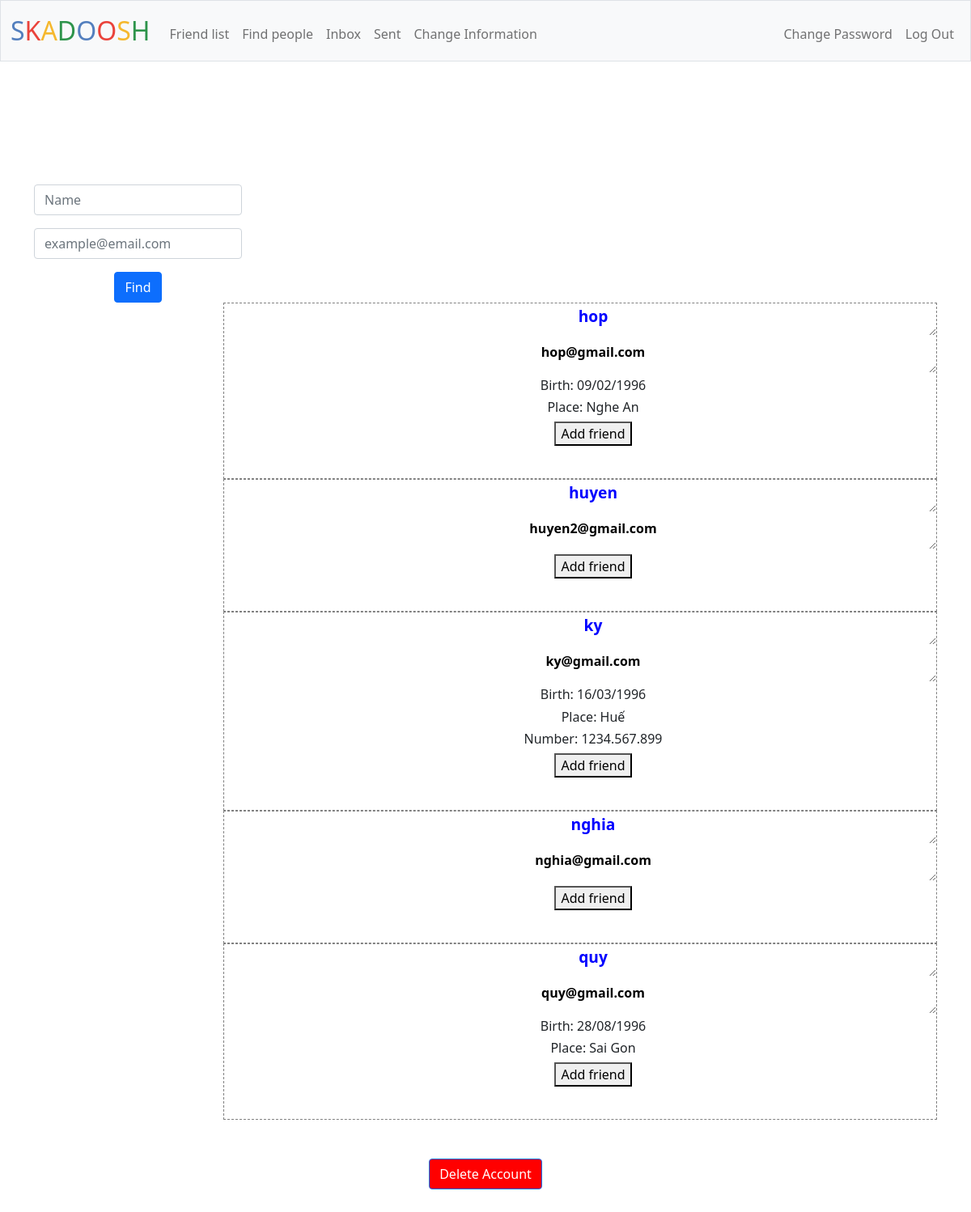
The page /find (signed in) on the database its author committed.
### tables this page shows
CREATE TABLE informations (
id INTEGER PRIMARY KEY AUTOINCREMENT NOT NULL,
user_id INTEGER NOT NULL,
name TEXT NOT NULL,
birth TEXT,
place TEXT,
number TEXT,
email TEXT NOT NULL UNIQUE);

### app.py (the view, shortened to what this page needs)
@app.route("/find", methods = ["GET", "POST"])
@login_required
def find():
    if request.method == "GET":
        user_id = session['user_id']
        rows = db.execute("SELECT * FROM informations WHERE NOT user_id = ? ORDER BY name", user_id)
        people = []
        for row in rows:
            person = {}
            person['name'] = row['name']
            person['email'] = row['email']
            person['birth'] = row['birth']
            person['place'] = row['place']
            person['number'] = row['number']
            user_id = session['user_id']
            friend_id = db.execute("SELECT user_id FROM informations WHERE email = ?", person['email'])[0]['user_id']
            row = db.execute("SELECT * FROM friends WHERE host_id = ? AND friend_id = ?", user_id, friend_id)
            if len(row) == 0:
                person['operation'] = 'Add friend'
            else:
                person['operation'] = 'Unfriend'
            people.append(person)
        return render_template("find.html", people=people)

### app.py (called while the page is built)
@app.after_request
def after_request(response):
    response.headers["Cache-Control"] = "no-cache, no-store, must-revalidate"
    response.headers["Expires"] = 0
    response.headers["Pragma"] = "no-cache"
    return response

### helpers.py (called while the page is built)
def login_required(f):
    @wraps(f)
    def decorated_function(*args, **kwargs):
        if session.get("user_id") is None:
            return redirect("/login")
        return f(*args, **kwargs)
    return decorated_function

### templates/find.html (shortened to what this page needs)
{% extends "layout.html" %}
{% block main %}
<div id="parent">
    <div id="find">
        <form action="/find" method="post">
            <div class="mb-3">
                <input autofocus class="form-control mx-auto w-auto" id="name" name="name" placeholder="Name" type="text">
            </div>
            <div class="mb-3">
                <input class="form-control mx-auto w-auto" id="email" name="email" placeholder="example@email.com" type="text">
            </div>
            <button class="btn btn-primary" type="submit">Find</button>
        </form>
    </div>
    {% for person in people %}
    <div id="result">
        <form action="/add" method="post">
            <ul>
                <li><textarea id="person" name="name" readonly>{{ person["name"] }}</textarea></li>
                <li><textarea id="person-email" name="email" readonly>{{ person["email"] }}</textarea></li>
                {% if person["birth"] %}
                <li><h6>Birth: {{ person["birth"] }}</h6></li>
                {% endif %}
                {% if person["place"] %}
                <li><h6>Place: {{ person["place"] }}</h6></li>
                {% endif %}
                {% if person["number"] %}
                <li><h6>Number: {{ person["number"] }}</h6></li>
                {% endif %}
                <button type="submit">{{ person["operation"] }}</button>
            </ul>
            <br>
        </form>
    </div>
    {% endfor %}
</div>
{% endblock %}

### templates/layout.html (shortened to what this page needs)
<!DOCTYPE html>
<html lang="en">
    <head>
        <link href="https://cdn.jsdelivr.net/npm/bootstrap@5.1.3/dist/css/bootstrap.min.css" rel="stylesheet">
        <link href="/static/styles.css" rel="stylesheet">
    </head>
    <body>
        <nav class="bg-light border navbar navbar-expand-md navbar-light">
            <div class="container-fluid">
                <a class="navbar-brand" href="/"><span class="blue">S</span><span class="red">K</span><span class="yellow">A</span><span class="green">D</span><span class="blue">O</span><span class="red">O</span><span class="yellow">S</span><span class="green">H</span></a>
                <div class="collapse navbar-collapse" id="navbar">
                    {% if session["user_id"] %}
                        <ul class="navbar-nav me-auto mt-2">
                            <li class="nav-item"><a class="nav-link" href="/list">Friend list</a></li>
                            <li class="nav-item"><a class="nav-link" href="/find">Find people</a></li>
                            <li class="nav-item"><a class="nav-link" href="/inbox">Inbox</a></li>
                            <li class="nav-item"><a class="nav-link" href="/sent">Sent</a></li>
                            <li class="nav-item"><a class="nav-link" href="/change_information">Change Information</a></li>
                        </ul>
                        <ul class="navbar-nav ms-auto mt-2">
                            <li class="nav-item"><a class="nav-link" href="/change_password">Change Password</a></li>
                            <li class="nav-item"><a class="nav-link" href="/logout">Log Out</a></li>
                        </ul>
                    {% else %}
                        <ul class="navbar-nav ms-auto mt-2">
                            <li class="nav-item"><a class="nav-link" href="/register">Register</a></li>
                            <li class="nav-item"><a class="nav-link" href="/login">Log In</a></li>
                        </ul>
                    {% endif %}
                </div>
            </div>
        </nav>
        <div class="container-fluid py-5" id="main">
        </div>
        <main class="container-fluid py-5 text-center">
            {% block main %}{% endblock %}
        </main>
    </body>
    <footer>
        <main class="container-fluid py-5 text-center">
            <form action="/" method="post">
                <button id="deleteAccount" class="btn btn-primary" type="submit">Delete Account</button>
            </form>
        </main>
    </footer>
</html>

### static/styles.css (style rules this page uses)
nav .navbar-brand { font-size: xx-large; }
nav .navbar-brand .blue { color: #537fbe; }
nav .navbar-brand .red { color: #ea433b; }
nav .navbar-brand .yellow { color: #f5b82e; }
nav .navbar-brand .green { color: #2e944b; }
#deleteAccount { background-color:red; }
footer { clear: both; }

### templates/find.html (style rules this page uses)
#person { color: blue; }
#find { float: left; padding-left: 30px;; }
#result { float: right; width: 75%; margin-right: 30px; border: gray dashed thin; }
ul li { list-style-type: none; }
ul li textarea { text-align: center; width: 100%; height: 40px; background: none; border: none; }
#person { font-size: larger; font-weight: bold; }
#person-email { font-weight: bold; }

### rows shown on the page
informations: name "hop", email "hop@gmail.com", birth "09/02/1996", place "Nghe An", operation "Add friend"
informations: name "huyen", email "huyen2@gmail.com", operation "Add friend"
informations: name "ky", email "ky@gmail.com", birth "16/03/1996", place "Huế", number "1234.567.899", operation "Add friend"
informations: name "nghia", email "nghia@gmail.com", operation "Add friend"
informations: name "quy", email "quy@gmail.com", birth "28/08/1996", place "Sai Gon", operation "Add friend"
